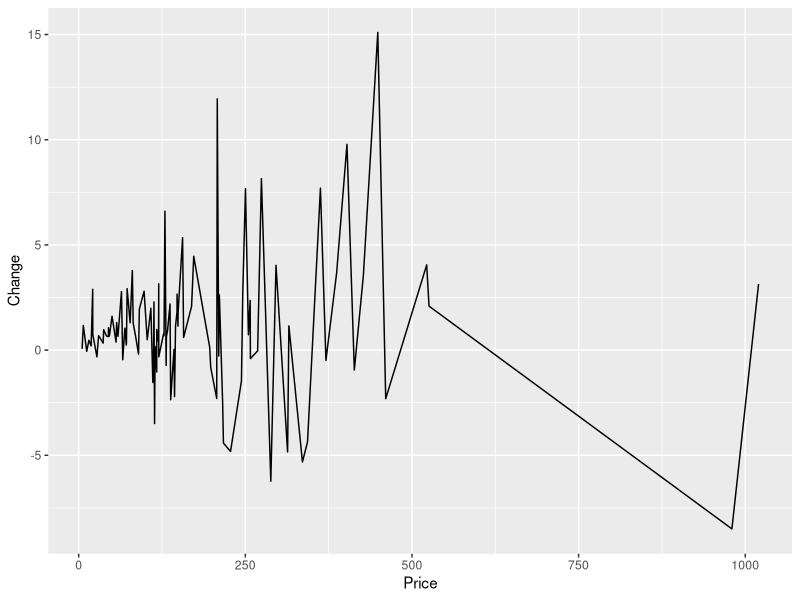

This figure's R source:
# This chart displays that when the price is high for a stock,
# they would have more change as for stocks with
# lower price have the chance to be volatile. 

library(stringr)
library(tidyverse)
library(tidyr)
library(ggplot2)

toptech <- read.csv("TSL.csv", header = TRUE)

head(toptech)

ggplot(toptech, aes(x = Price, y = Change)) + 
  geom_line()



